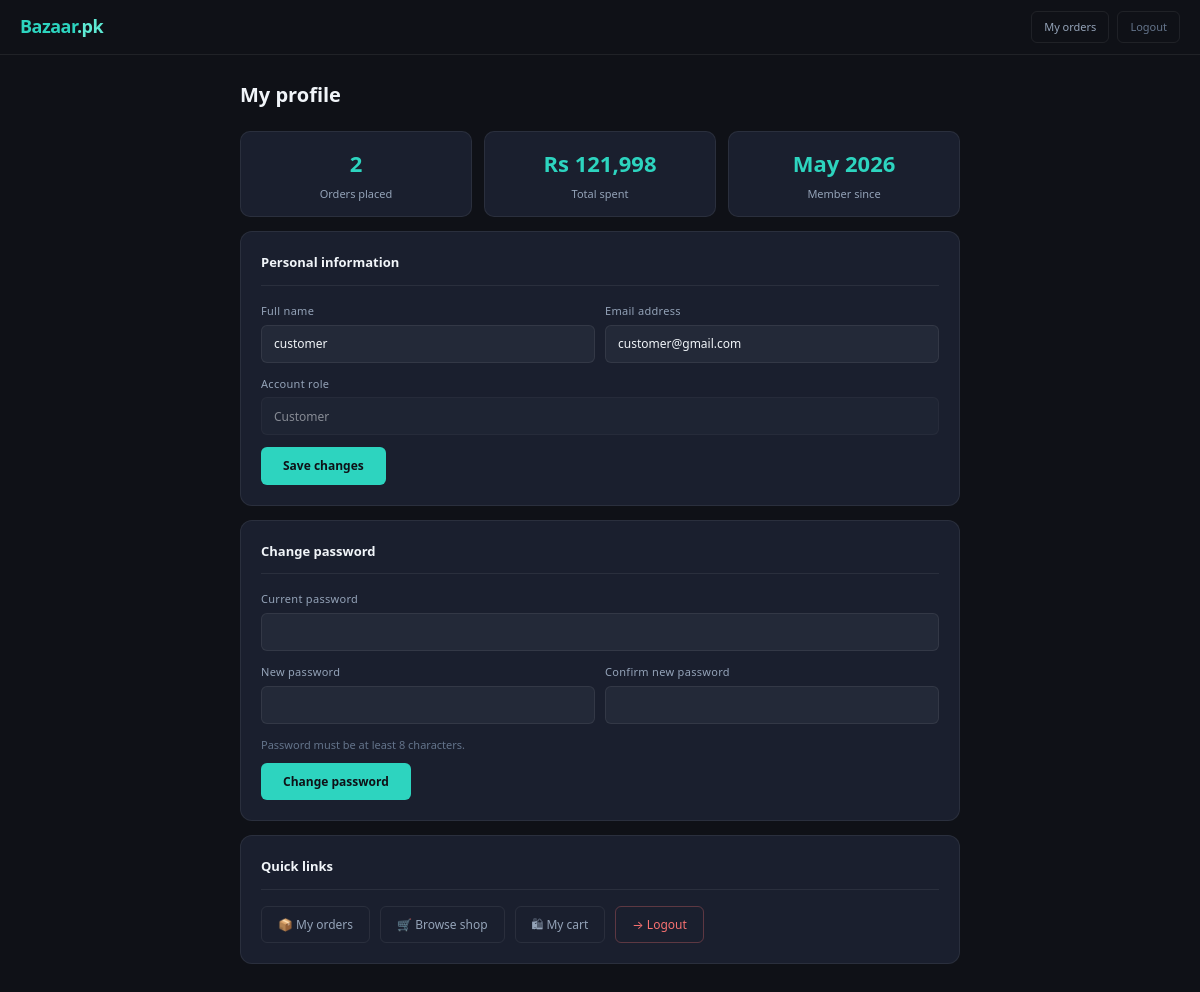
The app's page /customer/profile.php (signed in) with its own data.
### tables this page shows
CREATE TABLE `users` (
  `id` int(11) NOT NULL,
  `full_name` varchar(100) NOT NULL,
  `email` varchar(150) NOT NULL,
  `password` varchar(255) NOT NULL,
  `role` enum('customer','vendor','admin') NOT NULL DEFAULT 'customer',
  `created_at` timestamp NOT NULL DEFAULT current_timestamp(),
  `cnic` varchar(15) DEFAULT NULL
);

### customer/profile.php (the view, shortened to what this page needs)
<?php
require_once '../db.php';
$userId   = $_SESSION['user_id'];
try {
    $uStmt = $conn->prepare("SELECT * FROM users WHERE id = ? LIMIT 1");
    $uStmt->execute([$userId]);
    $user = $uStmt->fetch();
} catch (PDOException $e) { $user = null; }
$orderCount = 0; $totalSpent = 0;
try {
    $os = $conn->prepare("SELECT COUNT(*) AS cnt, COALESCE(SUM(total),0) AS spent FROM orders WHERE customer_id=? AND status!='cancelled'");
    $os->execute([$userId]);
    $row = $os->fetch();
    $orderCount = $row['cnt']; $totalSpent = $row['spent'];
} catch (PDOException $e) {}
?>
<!DOCTYPE html>
<html lang="en">
<head>
  <link href="https://cdn.jsdelivr.net/npm/bootstrap@5.3.0/dist/css/bootstrap.min.css" rel="stylesheet">
  <link href="../css/style.css"     rel="stylesheet">
  <link href="../css/styleshop.css" rel="stylesheet">
</head>
<body>
<nav class="shop-nav">
  <a href="../shop/shop.php" class="shop-logo">Bazaar<span>.pk</span></a>
  <div class="nav-right">
    <a href="orders.php" style="font-size:11px;color:var(--txt2);text-decoration:none;padding:6px 12px;border:1px solid var(--border);border-radius:6px;">My orders</a>
    <a href="../logout.php" class="nav-logout-ghost">Logout</a>
  </div>
</nav>
<div class="page-wrap">
  <div class="page-title">My profile</div>
  <div style="display:grid;grid-template-columns:repeat(3,1fr);gap:12px;margin-bottom:14px;">
    <div style="background:var(--bg2);border:1px solid var(--border);border-radius:10px;padding:14px;text-align:center;">
      <div style="font-size:22px;font-weight:700;color:var(--teal);"><?= $orderCount ?></div>
      <div style="font-size:11px;color:var(--txt2);margin-top:4px;">Orders placed</div>
    </div>
    <div style="background:var(--bg2);border:1px solid var(--border);border-radius:10px;padding:14px;text-align:center;">
      <div style="font-size:22px;font-weight:700;color:var(--teal);">Rs <?= number_format($totalSpent) ?></div>
      <div style="font-size:11px;color:var(--txt2);margin-top:4px;">Total spent</div>
    </div>
    <div style="background:var(--bg2);border:1px solid var(--border);border-radius:10px;padding:14px;text-align:center;">
      <div style="font-size:22px;font-weight:700;color:var(--teal);"><?= date('M Y', strtotime($user['created_at'])) ?></div>
      <div style="font-size:11px;color:var(--txt2);margin-top:4px;">Member since</div>
    </div>
  </div>
  <div class="profile-card">
    <div class="pc-title">Personal information</div>
    <form method="POST">
      <div class="form-row">
        <div class="form-group">
          <label class="form-label">Full name</label>
          <input class="form-input" type="text" name="full_name"
                 value="<?= htmlspecialchars($user['full_name']) ?>" required>
        </div>
        <div class="form-group">
          <label class="form-label">Email address</label>
          <input class="form-input" type="email" name="email"
                 value="<?= htmlspecialchars($user['email']) ?>" required>
        </div>
      </div>
      <div class="form-group">
        <label class="form-label">Account role</label>
        <input class="form-input" type="text" value="<?= ucfirst($user['role']) ?>" disabled
               style="opacity:0.5;cursor:not-allowed;">
      </div>
      <button type="submit" class="btn-save">Save changes</button>
    </form>
  </div>
  <div class="profile-card">
    <div class="pc-title">Change password</div>
    <form method="POST">
      <div class="form-group">
        <label class="form-label">Current password</label>
        <input class="form-input" type="password" name="current_password" required>
      </div>
      <div class="form-row">
        <div class="form-group">
          <label class="form-label">New password</label>
          <input class="form-input" type="password" name="new_password" required minlength="8">
        </div>
        <div class="form-group">
          <label class="form-label">Confirm new password</label>
          <input class="form-input" type="password" name="confirm_password" required>
        </div>
      </div>
      <div style="font-size:11px;color:var(--txt3);margin-bottom:10px;">Password must be at least 8 characters.</div>
      <button type="submit" class="btn-save">Change password</button>
    </form>
  </div>
  <div class="profile-card">
    <div class="pc-title">Quick links</div>
    <div style="display:flex;gap:10px;flex-wrap:wrap;">
      <a href="orders.php" style="padding:8px 16px;border:1px solid var(--border);border-radius:6px;font-size:12px;color:var(--txt2);text-decoration:none;transition:all 0.15s;">&#128230; My orders</a>
      <a href="../shop/shop.php" style="padding:8px 16px;border:1px solid var(--border);border-radius:6px;font-size:12px;color:var(--txt2);text-decoration:none;transition:all 0.15s;">&#128722; Browse shop</a>
      <a href="../cart/cart.php" style="padding:8px 16px;border:1px solid var(--border);border-radius:6px;font-size:12px;color:var(--txt2);text-decoration:none;transition:all 0.15s;">&#128717; My cart</a>
      <a href="../logout.php" style="padding:8px 16px;border:1px solid rgba(248,113,113,0.3);border-radius:6px;font-size:12px;color:var(--red);text-decoration:none;transition:all 0.15s;">&#8594; Logout</a>
    </div>
  </div>
</div>
</body>
</html>

### css/style.css (style rules this page uses)
:root { --bg: #0f1117; --bg2: #1a1f2e; --bg3: #232938; --teal: #2DD4BF; --teal2: #5EEAD4; --teal-dim: rgba(45,212,191,0.12); --txt: #F1F5F9; --txt2: #94A3B8; --txt3: #64748B; --border: rgba(255,255,255,0.07); --border2: rgba(45,212,191,0.25); --danger: #f87171; --danger-bg: rgba(248,113,113,0.10); --danger-br: rgba(248,113,113,0.25); }
*, *::before, *::after { box-sizing: border-box; margin: 0; padding: 0; }
html { scroll-behavior: smooth; }
body { background: var(--bg); color: var(--txt); font-family: 'Segoe UI', system-ui, -apple-system, sans-serif; font-size: 15px; line-height: 1.6; -webkit-font-smoothing: antialiased; }
a { text-decoration: none; color: inherit; transition: color 0.15s; }
button { font-family: inherit; cursor: pointer; }
.form-group { margin-bottom: 15px; }
.form-label { display: block; font-size: 11px; font-weight: 500; color: var(--txt2); margin-bottom: 5px; letter-spacing: 0.3px; }
.form-input { width: 100%; height: 38px; padding: 0 12px; border: 1px solid var(--border); border-radius: 6px; font-size: 13px; color: var(--txt); background: var(--bg2); outline: none; transition: border-color 0.15s, box-shadow 0.15s; }
.form-input::placeholder { color: var(--txt3); }

### css/styleshop.css (style rules this page uses)
:root { --red: #f87171; --amber: #fbbf24; --green: #4ade80; --red-dim: rgba(248,113,113,0.10); --amber-dim: rgba(251,191,36,0.10); }
.shop-nav { display: flex; align-items: center; gap: 12px; padding: 11px 20px; background: var(--bg); border-bottom: 1px solid var(--border); position: sticky; top: 0; z-index: 100; }
.shop-logo { font-size: 18px; font-weight: 700; color: var(--teal); letter-spacing: -0.5px; flex-shrink: 0; text-decoration: none; }
.shop-logo span { color: var(--teal2); }
.nav-right { display: flex; align-items: center; gap: 8px; margin-left: auto; flex-shrink: 0; }
.nav-logout-ghost { font-size: 11px; color: var(--txt3); padding: 6px 12px; border: 1px solid var(--border); border-radius: 6px; cursor: pointer; transition: all 0.15s; background: transparent; text-decoration: none; font-family: inherit; }

### customer/profile.php (style rules this page uses)
.page-wrap { max-width: 760px; margin: 0 auto; padding: 24px 20px; }
.page-title { font-size: 20px; font-weight: 700; color: var(--txt); margin-bottom: 20px; }
.profile-card { background: var(--bg2); border: 1px solid var(--border); border-radius: 12px; padding: 20px; margin-bottom: 14px; }
.pc-title { font-size: 13px; font-weight: 600; color: var(--txt); margin-bottom: 16px; padding-bottom: 12px; border-bottom: 1px solid var(--border); }
.form-group { margin-bottom: 12px; }
.form-label { display: block; font-size: 11px; font-weight: 500; color: var(--txt2); margin-bottom: 5px; }
.form-input { width: 100%; padding: 9px 12px; background: var(--bg3); border: 1px solid var(--border); border-radius: 6px; font-size: 12px; color: var(--txt); outline: none; font-family: inherit; transition: border-color 0.15s; }
.form-row { display: grid; grid-template-columns: 1fr 1fr; gap: 10px; }
.btn-save { padding: 9px 22px; background: var(--teal); color: #0f1117; border: none; border-radius: 6px; font-size: 12px; font-weight: 600; cursor: pointer; font-family: inherit; transition: background 0.15s; }

### records on screen
users: created_at "May 2026", full_name "customer", email "customer@gmail.com", role "Customer"

### other values on screen
$orderCount "2"
$totalSpent "121,998"
